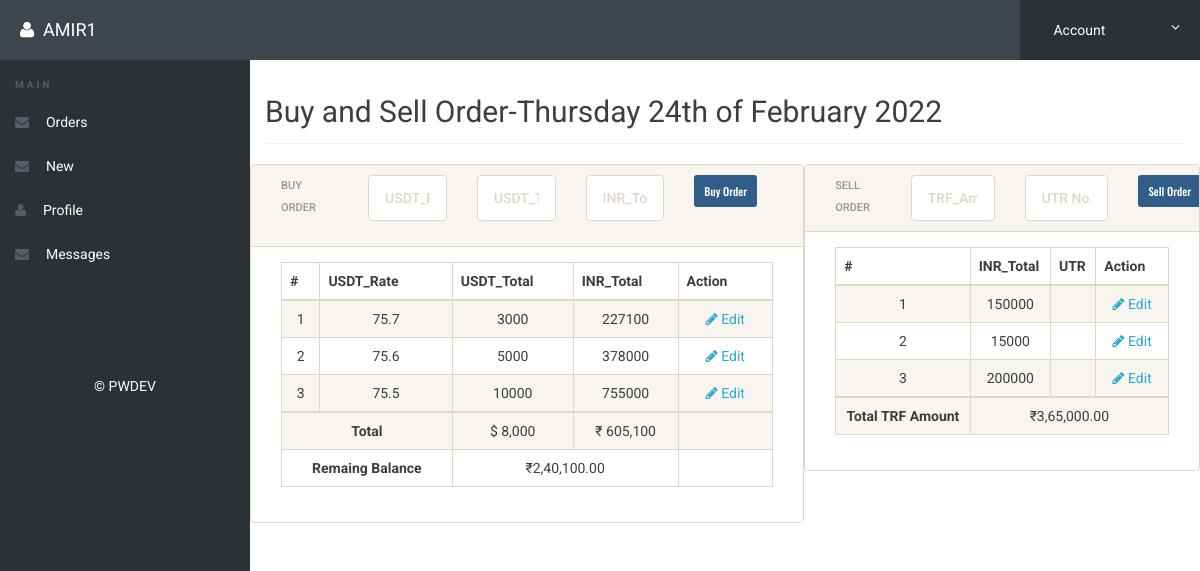
Page /orders_new.php (signed in) on the committed database.
### tables this page shows
CREATE TABLE IF NOT EXISTS `orders` (
  `id` int NOT NULL AUTO_INCREMENT,
  `user_name` varchar(100) NOT NULL,
  `usdt_rate` float NOT NULL,
  `usdt_total` bigint NOT NULL,
  `inr_total` bigint NOT NULL,
  `order_date` timestamp NOT NULL DEFAULT CURRENT_TIMESTAMP,
  PRIMARY KEY (`id`)
);

CREATE TABLE IF NOT EXISTS `sell` (
  `id` int NOT NULL AUTO_INCREMENT,
  `user_name` varchar(100) NOT NULL,
  `inr_total` double NOT NULL,
  `sell_date` timestamp NOT NULL DEFAULT CURRENT_TIMESTAMP,
  PRIMARY KEY (`id`)
);

### orders_new.php (the view, shortened to what this page needs)
<?php
include('includes/config.php');
if (strlen($_SESSION['alogin']) == 0) {
	header('location:index.php');
} else {
?>
	<!doctype html>
	<html lang="en" class="no-js">
	<head>
		<link rel="stylesheet" href="css/font-awesome.min.css">
		<link rel="stylesheet" href="css/bootstrap.min.css">
		<link rel="stylesheet" href="css/dataTables.bootstrap.min.css">
		<link rel="stylesheet" href="css/bootstrap-social.css">
		<link rel="stylesheet" href="css/bootstrap-select.css">
		<link rel="stylesheet" href="css/fileinput.min.css">
		<link rel="stylesheet" href="css/awesome-bootstrap-checkbox.css">
		<link rel="stylesheet" href="css/style.css">
	</head>
	<body>
		<?php include('includes/header.php'); ?>
		<div class="ts-main-content">
			<?php include('includes/leftbar.php'); ?>
			<div class="content-wrapper">
				<div class="container-fluid">
					<div class="row">
						<div class="col-md-12">
							<h2 class="page-title">Buy and Sell Order-<?php echo date("l jS \of F Y") ?></h2>
							<div class="row">
								<div class="col-md-7 panel panel-default">
									<div class="row panel-heading">
										<div class="col-md-2 ">Buy Order</div>
										<div class="col-md-10 ">
											<form action="" class="form-horizontal" id="order_Form">
												<div class="form-group">
													<div class="col-sm-3">
														<input type="hidden" name="user_name" id="user_name" class="form-control" required value="<?php $user_name = $_SESSION['alogin'];
																																					echo htmlentities($user_name); ?>">
														<input type="text" name="usdt_rate" id="usdt_rate" class="form-control" placeholder="USDT_Rate" autocomplete="off" data-type="currency" required>
													</div>
													<div class="col-sm-3">
														<input type="text" name="usdt_total" id="usdt_total" class="form-control" placeholder="USDT_Total" autocomplete="off" data-type="currency" required>
													</div>
													<div class="col-sm-3">
														<input type="text" name="inr_total" id="inr_total" class="form-control" placeholder="INR_Total" autocomplete="off" data-type="currency" required>
													</div>
													<div class="col-sm-3">
														<button class="btn btn-primary btn-sm" name="submit" id="btnAdd" type="submit">Buy Order</button>
													</div>
												</div>
											</form>
										</div>
									</div>
									<div class="panel-body">
										<table id="zctb" class="display table table-striped table-bordered table-hover text-center" cellspacing="0" width="100%">
											<thead>
												<tr>
													<th>#</th>
													<th>USDT_Rate</th>
													<th>USDT_Total</th>
													<th>INR_Total</th>
													<th>Action</th>
												</tr>
											</thead>
											<tbody>
												<?php $sql = "SELECT * from  orders ";
												$query = $dbh->prepare($sql);
												$query->execute();
												$results = $query->fetchAll(PDO::FETCH_OBJ);
												$cnt = 1;
												if ($query->rowCount() > 0) {
													foreach ($results as $result) {				?>
														<tr>
															<td><?php echo htmlentities($cnt); ?></td>
															<td><?php echo htmlentities($result->usdt_rate); ?></td>
															<td><?php echo htmlentities($result->usdt_total); ?></td>
															<td><?php echo htmlentities($result->inr_total); ?></td>
															<td>
																<a href="edit-user.php?edit=<?php echo $result->id; ?>" onclick="return confirm('Do you want to Edit');" disabled>&nbsp; <i class="fa fa-pencil"></i> Edit</a>&nbsp;&nbsp;
															</td>
														</tr>
												<?php $cnt = $cnt + 1;
													}
												} ?>
											</tbody>
											<tr>
												<?php
												$total_usdt = $dbh->query("SELECT SUM(usdt_total) AS total FROM orders where user_name = '$user_name';")->fetchColumn();
												$total_inr = $dbh->query("SELECT SUM(inr_total) AS total FROM orders where user_name = '$user_name';")->fetchColumn();
												$total_inr_sell = $dbh->query("SELECT SUM(inr_total) AS total FROM sell where user_name = '$user_name';")->fetchColumn();
												$remaining = $total_inr - $total_inr_sell;
												?>
												<th colspan="2" class="text-center">Total</th>
												<td>$ <?php echo number_format($total_usdt); ?></td>
												<td>₹ <?php echo  number_format($total_inr); ?></td>
												<td></td>
											</tr>
											<tr>
												<th colspan="2" class="text-center">Remaing Balance</th>
												<td colspan="2"> <?php $fmt = new NumberFormatter('en_IN', NumberFormatter::CURRENCY);
																	echo $fmt->formatCurrency($remaining, "INR "); ?></td>
												<td></td>
											</tr>
										</table>
									</div>
								</div>
								<div class=" col-md-5 panel panel-default">
									<div class="row panel-heading">
										<div class="col-md-2">Sell Order</div>
										<div class="col-md-10 ">
											<form action="" class="form-horizontal" id="sell_Form">
												<div class="col-sm-5">
													<input type="hidden" name="user_name" id="user_name" class="form-control" required value="<?php $user_name = $_SESSION['alogin'];
																																				echo htmlentities($user_name); ?>">
													<input type="text" name="inr_total1" id="inr_total1" class="form-control" placeholder="TRF_Amount" autocomplete="off" required>
												</div>
												<div class="col-sm-5">
													<input type="text" name="utr" id="utr" class="form-control" placeholder="UTR No." autocomplete="off" required>
												</div>
												<div class="col-sm-2">
													<button class="btn btn-primary btn-sm" name="submit" id="sellAdd" type="submit">Sell Order</button>
												</div>
											</form>
										</div>
									</div>
									<div class="panel-body">
										<table id="zctb_sell" class="display table table-striped table-bordered table-hover text-center" cellspacing="0" width="100%">
											<thead>
												<tr>
													<th>#</th>
													<th>INR_Total</th>
													<th>UTR</th>
													<th>Action</th>
												</tr>
											</thead>
											<tbody>
												<?php $sql = "SELECT * from  sell ";
												$query = $dbh->prepare($sql);
												$query->execute();
												$results = $query->fetchAll(PDO::FETCH_OBJ);
												$cnt = 1;
												if ($query->rowCount() > 0) {
													foreach ($results as $result) {				?>
														<tr>
															<td><?php echo htmlentities($cnt); ?></td>
															<td><?php echo htmlentities($result->inr_total); ?></td>
															<td><?php echo htmlentities($result->utr); ?></td>
															<td>
																<a href="edit-user.php?edit=<?php echo $result->id; ?>" onclick="return confirm('Do you want to Edit');" disabled>&nbsp; <i class="fa fa-pencil"></i> Edit</a>&nbsp;&nbsp;
															</td>
														</tr>
												<?php $cnt = $cnt + 1;
													}
												} ?>
											</tbody>
											<tr>
												<?php
												$total_inr_sell = $dbh->query("SELECT SUM(inr_total) AS total FROM sell where user_name = '$user_name' and  DATE(sell_date) = CURDATE();")->fetchColumn();
												?>
												<th class="text-center">Total TRF Amount</th>
												<td colspan="3"><?php $fmt = new NumberFormatter('en_IN', NumberFormatter::CURRENCY);
																echo $fmt->formatCurrency($total_inr_sell, "INR "); ?></td>
											</tr>
										</table>
									</div>
								</div>
							</div>
						</div>
					</div>
				</div>
			</div>
		</div>
	</body>
	</html>
<?php } ?>

### css/style.css (style rules this page uses)
html { font-size: 14px; }
@media only screen and (min-width: 480px) { html { font-size: 17px; } }
@media only screen and (min-width: 768px) { html { font-size: 14px; } }
body { font-size: 1em; }
a { color: #37a6c4; }
.btn { font-family: 'Oswald', sans-serif; }
.panel { overflow: hidden; }
.btn { text-transform: none; }
.page-title { padding-bottom: 15px; margin-bottom: 20px; border-bottom: 1px solid #f0f0f0; }
.ts-main-content .content-wrapper { padding-top: 15px; margin-top: 60px; }
@media only screen and (min-width: 992px) { .ts-main-content .content-wrapper { margin-left: 250px; } }

### rows in the picture
orders: usdt_rate "75.7", usdt_total "3000", inr_total "227100"
orders: usdt_rate "75.6", usdt_total "5000", inr_total "378000"
orders: usdt_rate "75.5", usdt_total "10000", inr_total "755000"
sell: inr_total "150000"
sell: inr_total "15000"
sell: inr_total "200000"

### other values in the picture
$_SESSION['alogin'] "AMIR1"
$total_usdt "8,000"
$total_inr "605,100"
$fmt->formatCurrency($remaining, "INR ") "₹2,40,100.00"
$fmt->formatCurrency($total_inr_sell, "INR ") "₹3,65,000.00"
